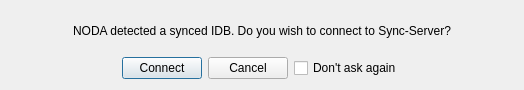
<?xml version="1.0" encoding="UTF-8"?>
<ui version="4.0">
 <class>ConnectPromt</class>
 <widget class="QDialog" name="ConnectPromt">
  <property name="geometry">
   <rect>
    <x>0</x>
    <y>0</y>
    <width>524</width>
    <height>90</height>
   </rect>
  </property>
  <property name="windowTitle">
   <string>RETK: Auto-Connect</string>
  </property>
  <property name="windowIcon">
   <iconset resource="../../Resources.qrc">
    <normaloff>:/logo</normaloff>:/logo</iconset>
  </property>
  <layout class="QVBoxLayout" name="verticalLayout">
   <item>
    <widget class="QLabel" name="label">
     <property name="text">
      <string>NODA detected a synced IDB. Do you wish to connect to Sync-Server?</string>
     </property>
     <property name="alignment">
      <set>Qt::AlignCenter</set>
     </property>
    </widget>
   </item>
   <item>
    <layout class="QHBoxLayout" name="horizontalLayout">
     <item>
      <spacer name="spacerLeft">
       <property name="orientation">
        <enum>Qt::Horizontal</enum>
       </property>
       <property name="sizeHint" stdset="0">
        <size>
         <width>30</width>
         <height>20</height>
        </size>
       </property>
      </spacer>
     </item>
     <item>
      <widget class="QPushButton" name="buttonConnect">
       <property name="text">
        <string>Connect</string>
       </property>
       <property name="default">
        <bool>true</bool>
       </property>
      </widget>
     </item>
     <item>
      <widget class="QPushButton" name="buttonCancel">
       <property name="text">
        <string>Cancel</string>
       </property>
      </widget>
     </item>
     <item>
      <widget class="QCheckBox" name="buttonNO">
       <property name="text">
        <string>Don't ask again</string>
       </property>
      </widget>
     </item>
     <item>
      <spacer name="spacerRight">
       <property name="orientation">
        <enum>Qt::Horizontal</enum>
       </property>
       <property name="sizeHint" stdset="0">
        <size>
         <width>40</width>
         <height>20</height>
        </size>
       </property>
      </spacer>
     </item>
    </layout>
   </item>
  </layout>
 </widget>
 <resources>
  <include location="../../Resources.qrc"/>
 </resources>
 <connections/>
</ui>
